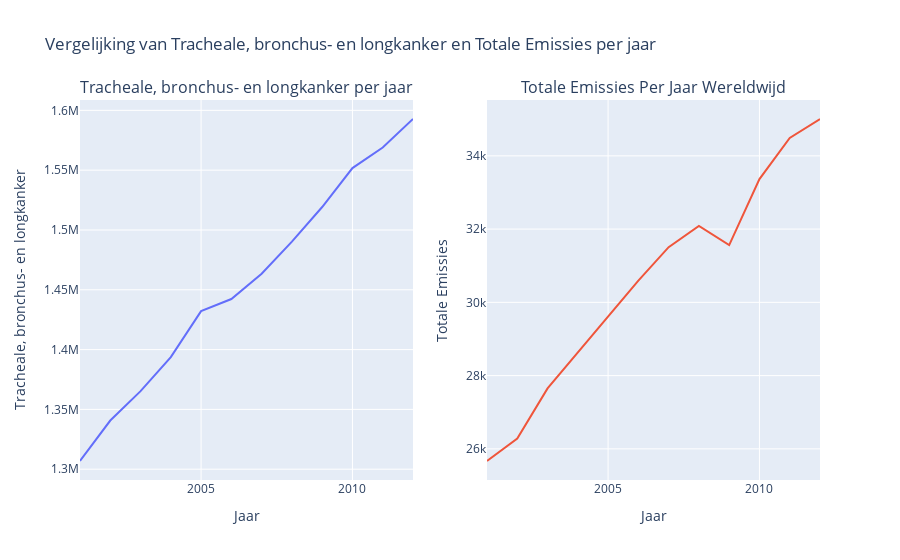

This figure's notebook cell:
### Markdown cell above
## Uitstoot en TBL-Kanker

In de periode van 2001 tot 2012 zijn de algehele emissies flink toegenomen, zoals te zien in onderstaande grafiek. Tegelijkertijd is het aantal TBL-kankerdoden in een zelfde soort stijgende lijn toegenomen. Dit zou kunnen duiden op een eventueel verband tussen uitstoot en TBL-kanker.

### Code cell
# importeer gecleande dataframes 
year_lung_cancer = pd.read_csv("csv/df/cancer_cleaned_data.csv")
year_total_emissions = pd.read_csv("csv/df/emissions_cleaned_data.csv")

# Creëer subplot 
fig = make_subplots(rows=1, cols=2, subplot_titles=('Tracheale, bronchus- en longkanker per jaar', 'Totale Emissies Per Jaar Wereldwijd'))

fig.add_trace(go.Scatter(x=year_lung_cancer['Year'], y=year_lung_cancer["Tracheal, bronchus, and lung cancer "],
                         mode='lines', name='Tracheale, bronchus- en longkanker'),
              row=1, col=1)

fig.add_trace(go.Scatter(x=year_total_emissions['Year'], y=year_total_emissions['Total'],
                         mode='lines', name='Totale Emissies'),
              row=1, col=2)

fig.update_layout(
    title_text='Vergelijking van Tracheale, bronchus- en longkanker en Totale Emissies per jaar',
    showlegend=False
)

fig.update_xaxes(title_text='Jaar', row=1, col=1)
fig.update_yaxes(title_text='Tracheale, bronchus- en longkanker', row=1, col=1)
fig.update_xaxes(title_text='Jaar', row=1, col=2)
fig.update_yaxes(title_text='Totale Emissies', row=1, col=2)

fig.show()

### Figure 1 — Plotly figure (JSON) as saved in the notebook; plotly's stock layout.template omitted (floating-point values rounded to 4 significant figures)
{"data": [{"mode": "lines", "name": "Tracheale, bronchus- en longkanker", "type": "scatter", "x": [2001, 2002, 2003, 2004, 2005, 2006, 2007, 2008, 2009, 2010, 2011, 2012], "xaxis": "x", "y": [1307000.0, 1341000.0, 1365000.0, 1394000.0, 1432000.0, 1442000.0, 1463000.0, 1490000.0, 1519000.0, 1552000.0, 1569000.0, 1593000.0], "yaxis": "y"}, {"mode": "lines", "name": "Totale Emissies", "type": "scatter", "x": [2001, 2002, 2003, 2004, 2005, 2006, 2007, 2008, 2009, 2010, 2011, 2012], "xaxis": "x2", "y": [25670.0, 26280.0, 27650.0, 28640.0, 29610.0, 30590.0, 31510.0, 32090.0, 31560.0, 33360.0, 34490.0, 35010.0], "yaxis": "y2"}], "layout": {"annotations": [{"font": {"size": 16}, "showarrow": false, "text": "Tracheale, bronchus- en longkanker per jaar", "x": 0.225, "xanchor": "center", "xref": "paper", "y": 1, "yanchor": "bottom", "yref": "paper"}, {"font": {"size": 16}, "showarrow": false, "text": "Totale Emissies Per Jaar Wereldwijd", "x": 0.775, "xanchor": "center", "xref": "paper", "y": 1, "yanchor": "bottom", "yref": "paper"}], "showlegend": false, "title": {"text": "Vergelijking van Tracheale, bronchus- en longkanker en Totale Emissies per jaar"}, "xaxis": {"anchor": "y", "domain": [0, 0.45], "title": {"text": "Jaar"}}, "xaxis2": {"anchor": "y2", "domain": [0.55, 1], "title": {"text": "Jaar"}}, "yaxis": {"anchor": "x", "domain": [0, 1], "title": {"text": "Tracheale, bronchus- en longkanker"}}, "yaxis2": {"anchor": "x2", "domain": [0, 1], "title": {"text": "Totale Emissies"}}}}
